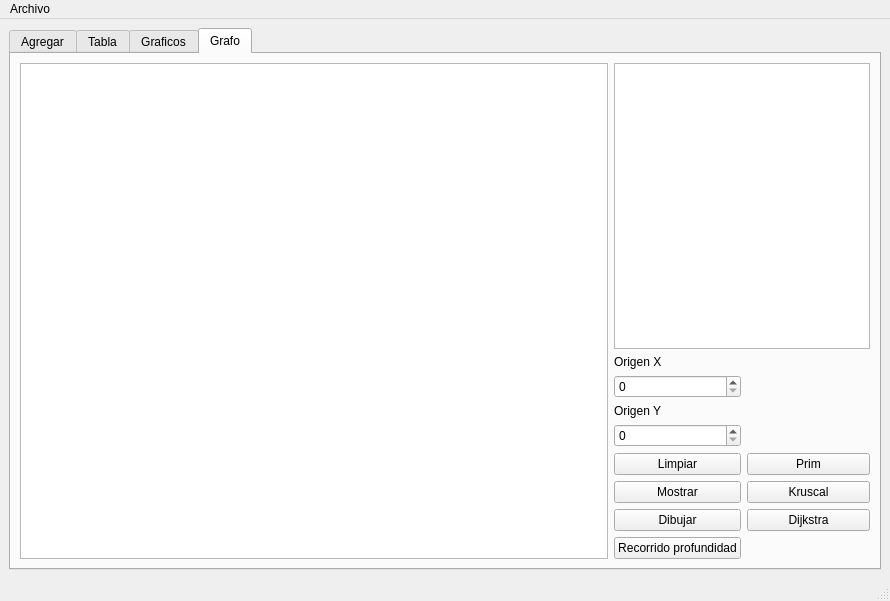
<?xml version="1.0" encoding="UTF-8"?>
<ui version="4.0">
 <class>MainWindow</class>
 <widget class="QMainWindow" name="MainWindow">
  <property name="geometry">
   <rect>
    <x>0</x>
    <y>0</y>
    <width>890</width>
    <height>601</height>
   </rect>
  </property>
  <property name="windowTitle">
   <string>MainWindow</string>
  </property>
  <widget class="QWidget" name="centralwidget">
   <layout class="QGridLayout" name="gridLayout_5">
    <item row="0" column="0">
     <widget class="QTabWidget" name="tabWidget">
      <property name="currentIndex">
       <number>3</number>
      </property>
      <widget class="QWidget" name="tab">
       <attribute name="title">
        <string>Agregar</string>
       </attribute>
       <layout class="QGridLayout" name="gridLayout_2">
        <item row="1" column="0">
         <widget class="QPushButton" name="enviarInicio_pushButton">
          <property name="text">
           <string>Agregar al inicio</string>
          </property>
         </widget>
        </item>
        <item row="0" column="0">
         <widget class="QGroupBox" name="groupBox">
          <property name="title">
           <string>Capturar particulas</string>
          </property>
          <layout class="QGridLayout" name="gridLayout">
           <item row="5" column="0">
            <widget class="QLabel" name="label_6">
             <property name="text">
              <string>velocidad</string>
             </property>
            </widget>
           </item>
           <item row="3" column="3">
            <widget class="QLabel" name="label_10">
             <property name="text">
              <string>blue</string>
             </property>
            </widget>
           </item>
           <item row="3" column="0">
            <widget class="QLabel" name="label_4">
             <property name="text">
              <string>destino x</string>
             </property>
            </widget>
           </item>
           <item row="2" column="4">
            <widget class="QSpinBox" name="green_spinBox">
             <property name="maximum">
              <number>255</number>
             </property>
            </widget>
           </item>
           <item row="2" column="0">
            <widget class="QLabel" name="label_3">
             <property name="text">
              <string>origen en y</string>
             </property>
            </widget>
           </item>
           <item row="1" column="4">
            <widget class="QSpinBox" name="red_spinBox">
             <property name="maximum">
              <number>255</number>
             </property>
            </widget>
           </item>
           <item row="2" column="2">
            <widget class="Line" name="line_3">
             <property name="orientation">
              <enum>Qt::Vertical</enum>
             </property>
            </widget>
           </item>
           <item row="4" column="2">
            <widget class="Line" name="line_5">
             <property name="orientation">
              <enum>Qt::Vertical</enum>
             </property>
            </widget>
           </item>
           <item row="2" column="3">
            <widget class="QLabel" name="label_9">
             <property name="text">
              <string>green</string>
             </property>
            </widget>
           </item>
           <item row="2" column="1">
            <widget class="QSpinBox" name="origenY_spinBox">
             <property name="maximum">
              <number>500</number>
             </property>
            </widget>
           </item>
           <item row="1" column="0">
            <widget class="QLabel" name="label_2">
             <property name="text">
              <string>origen en x</string>
             </property>
            </widget>
           </item>
           <item row="1" column="3">
            <widget class="QLabel" name="label_8">
             <property name="text">
              <string>red</string>
             </property>
            </widget>
           </item>
           <item row="4" column="0">
            <widget class="QLabel" name="label_5">
             <property name="text">
              <string>destino y</string>
             </property>
            </widget>
           </item>
           <item row="5" column="2">
            <widget class="Line" name="line_6">
             <property name="orientation">
              <enum>Qt::Vertical</enum>
             </property>
            </widget>
           </item>
           <item row="3" column="4">
            <widget class="QSpinBox" name="blue_spinBox">
             <property name="maximum">
              <number>255</number>
             </property>
            </widget>
           </item>
           <item row="0" column="3">
            <widget class="QLabel" name="label_7">
             <property name="text">
              <string>color :</string>
             </property>
            </widget>
           </item>
           <item row="1" column="1">
            <widget class="QSpinBox" name="origenX_spinBox">
             <property name="maximum">
              <number>500</number>
             </property>
            </widget>
           </item>
           <item row="0" column="1">
            <widget class="QSpinBox" name="id_spinBox">
             <property name="maximum">
              <number>500</number>
             </property>
            </widget>
           </item>
           <item row="0" column="2">
            <widget class="Line" name="line">
             <property name="orientation">
              <enum>Qt::Vertical</enum>
             </property>
            </widget>
           </item>
           <item row="3" column="2">
            <widget class="Line" name="line_4">
             <property name="orientation">
              <enum>Qt::Vertical</enum>
             </property>
            </widget>
           </item>
           <item row="0" column="0">
            <widget class="QLabel" name="label">
             <property name="text">
              <string>id</string>
             </property>
            </widget>
           </item>
           <item row="5" column="1">
            <widget class="QSpinBox" name="velocidad_spinBox">
             <property name="maximum">
              <number>500</number>
             </property>
            </widget>
           </item>
           <item row="3" column="1">
            <widget class="QSpinBox" name="destinoX_spinBox">
             <property name="maximum">
              <number>500</number>
             </property>
            </widget>
           </item>
           <item row="1" column="2">
            <widget class="Line" name="line_2">
             <property name="orientation">
              <enum>Qt::Vertical</enum>
             </property>
            </widget>
           </item>
           <item row="4" column="1">
            <widget class="QSpinBox" name="destinoY_spinBox">
             <property name="maximum">
              <number>500</number>
             </property>
            </widget>
           </item>
          </layout>
         </widget>
        </item>
        <item row="3" column="0">
         <widget class="QPushButton" name="mostrar_pushButton">
          <property name="text">
           <string>mostrar</string>
          </property>
         </widget>
        </item>
        <item row="0" column="1" rowspan="4">
         <widget class="QPlainTextEdit" name="salida_plainTextEdit"/>
        </item>
        <item row="2" column="0">
         <widget class="QPushButton" name="enviarFinal_pushButton">
          <property name="text">
           <string>Agregar al final</string>
          </property>
         </widget>
        </item>
       </layout>
      </widget>
      <widget class="QWidget" name="tab_2">
       <attribute name="title">
        <string>Tabla</string>
       </attribute>
       <layout class="QGridLayout" name="gridLayout_4">
        <item row="1" column="4">
         <widget class="QPushButton" name="mostrarTabla_pushButton">
          <property name="text">
           <string>Mostrar</string>
          </property>
         </widget>
        </item>
        <item row="0" column="0" colspan="5">
         <widget class="QTableWidget" name="table"/>
        </item>
        <item row="1" column="3">
         <widget class="QPushButton" name="buscar_pushButton">
          <property name="text">
           <string>Buscar</string>
          </property>
         </widget>
        </item>
        <item row="1" column="0">
         <widget class="QLineEdit" name="buscar_lineEdit">
          <property name="placeholderText">
           <string>Buscar por ID</string>
          </property>
         </widget>
        </item>
        <item row="1" column="1">
         <widget class="QPushButton" name="orderById_pushButton">
          <property name="text">
           <string>Ordenar ID</string>
          </property>
         </widget>
        </item>
        <item row="1" column="2">
         <widget class="QPushButton" name="orderBySpeed_pushButton">
          <property name="text">
           <string>Ordenar velocidad</string>
          </property>
         </widget>
        </item>
       </layout>
      </widget>
      <widget class="QWidget" name="tab_3">
       <attribute name="title">
        <string>Graficos</string>
       </attribute>
       <layout class="QGridLayout" name="gridLayout_3">
        <item row="0" column="0" colspan="2">
         <widget class="QGraphicsView" name="graphicsView"/>
        </item>
        <item row="1" column="0">
         <widget class="QPushButton" name="dibujar">
          <property name="text">
           <string>Dibujar</string>
          </property>
         </widget>
        </item>
        <item row="1" column="1">
         <widget class="QPushButton" name="limpiar">
          <property name="text">
           <string>Limpiar</string>
          </property>
         </widget>
        </item>
       </layout>
      </widget>
      <widget class="QWidget" name="tab_4">
       <attribute name="title">
        <string>Grafo</string>
       </attribute>
       <layout class="QGridLayout" name="gridLayout_6">
        <item row="0" column="0" rowspan="9">
         <widget class="QGraphicsView" name="grafo_graphicsView"/>
        </item>
        <item row="0" column="1" colspan="2">
         <widget class="QPlainTextEdit" name="grafo_plainTextEdit"/>
        </item>
        <item row="1" column="1">
         <widget class="QLabel" name="label_11">
          <property name="text">
           <string>Origen X</string>
          </property>
         </widget>
        </item>
        <item row="2" column="1">
         <widget class="QSpinBox" name="grafo_origenx_spinBox">
          <property name="maximum">
           <number>500</number>
          </property>
         </widget>
        </item>
        <item row="3" column="1">
         <widget class="QLabel" name="label_12">
          <property name="text">
           <string>Origen Y</string>
          </property>
         </widget>
        </item>
        <item row="4" column="1">
         <widget class="QSpinBox" name="grafo_origeny_spinBox">
          <property name="maximum">
           <number>500</number>
          </property>
         </widget>
        </item>
        <item row="5" column="1">
         <widget class="QPushButton" name="grafo_recorrer_pushButton">
          <property name="text">
           <string>Limpiar</string>
          </property>
         </widget>
        </item>
        <item row="5" column="2">
         <widget class="QPushButton" name="grafo_prim_pushButton">
          <property name="text">
           <string>Prim</string>
          </property>
         </widget>
        </item>
        <item row="6" column="1">
         <widget class="QPushButton" name="grafo_mostrar_pushButton">
          <property name="text">
           <string>Mostrar</string>
          </property>
         </widget>
        </item>
        <item row="6" column="2">
         <widget class="QPushButton" name="grafo_kruscal_pushButton">
          <property name="text">
           <string>Kruscal</string>
          </property>
         </widget>
        </item>
        <item row="7" column="1">
         <widget class="QPushButton" name="grafo_dibujar_pushButton">
          <property name="text">
           <string>Dibujar</string>
          </property>
         </widget>
        </item>
        <item row="7" column="2">
         <widget class="QPushButton" name="grafo_dijkstra_pushButton_3">
          <property name="text">
           <string>Dijkstra</string>
          </property>
         </widget>
        </item>
        <item row="8" column="1">
         <widget class="QPushButton" name="grafo_profundidad_pushButton">
          <property name="text">
           <string>Recorrido profundidad</string>
          </property>
         </widget>
        </item>
       </layout>
      </widget>
     </widget>
    </item>
   </layout>
  </widget>
  <widget class="QMenuBar" name="menubar">
   <property name="geometry">
    <rect>
     <x>0</x>
     <y>0</y>
     <width>890</width>
     <height>22</height>
    </rect>
   </property>
   <widget class="QMenu" name="menuArchivo">
    <property name="title">
     <string>Archivo</string>
    </property>
    <addaction name="actionAbrir"/>
    <addaction name="actionGuardar"/>
   </widget>
   <addaction name="menuArchivo"/>
  </widget>
  <widget class="QStatusBar" name="statusbar"/>
  <action name="actionAbrir">
   <property name="text">
    <string>Abrir...</string>
   </property>
   <property name="shortcut">
    <string>Ctrl+O</string>
   </property>
  </action>
  <action name="actionGuardar">
   <property name="text">
    <string>Guardar...</string>
   </property>
   <property name="shortcut">
    <string>Ctrl+S</string>
   </property>
  </action>
 </widget>
 <resources/>
 <connections/>
</ui>
